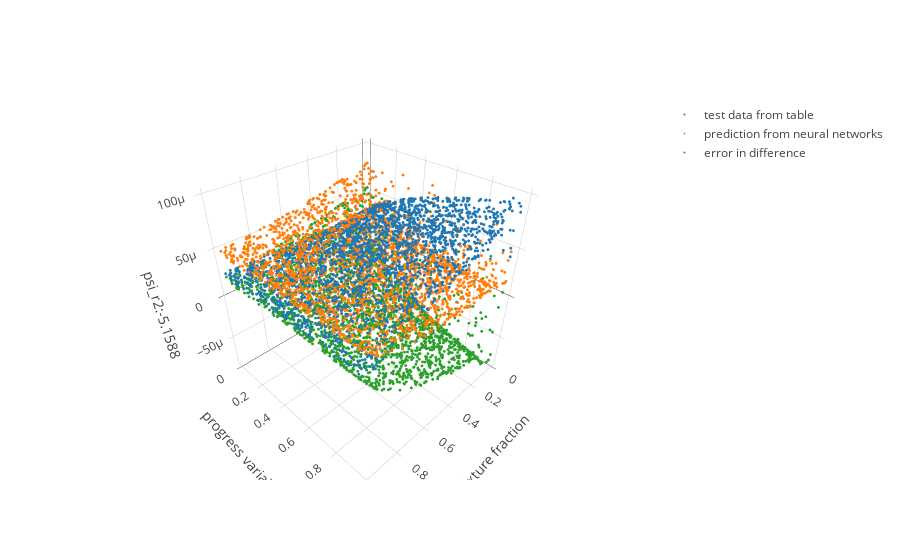

Notebook code cell kept with this figure:
### Code cell
#@title Default title text
# species = np.random.choice(labels)
species = 'psi' #@param {type:"string"}
z_level =  0 #@param {type:"integer"}

# configure_plotly_browser_state()
# init_notebook_mode(connected=False)

from sklearn.metrics import r2_score


df_t=df_test[df_test['zeta']==zeta_level[z_level]].sample(frac=1)
# df_p=df_pred.loc[df_pred['zeta']==zeta_level[1]].sample(frac=0.1)
df_p=df_pred.loc[df_t.index]
error=df_p[species]-df_t[species]
r2=round(r2_score(df_p[species],df_t[species]),4)

print(species,'r2:',r2,'max:',df_t[species].max())

fig_db = {
    'data': [       
        {'name':'test data from table',
         'x': df_t['f'],
         'y': df_t['pv'],
         'z': df_t[species],
         'type':'scatter3d', 
        'mode': 'markers',
          'marker':{
              'size':1
          }
        },
        {'name':'prediction from neural networks',
         'x': df_p['f'],
         'y': df_p['pv'],
         'z': df_p[species],
         'type':'scatter3d', 
        'mode': 'markers',
          'marker':{
              'size':1
          },
        },
        {'name':'error in difference',
         'x': df_p['f'],
         'y': df_p['pv'],
         'z': error,
         'type':'scatter3d', 
         'mode': 'markers',
          'marker':{
              'size':1
          },
         }       
    ],
    'layout': {
        'scene':{
            'xaxis': {'title':'mixture fraction'},
            'yaxis': {'title':'progress variable'},
            'zaxis': {'title': species+'_r2:'+str(r2)}
                 }
    }
}
# iplot(fig_db, filename='multiple-scatter')
iplot(fig_db)

### Figure 1 — Plotly figure (JSON) as saved in the notebook; plotly's stock layout.template omitted (floating-point values rounded to 4 significant figures; data arrays with more than 128 entries replaced by an {"elided": "..."} marker saying what was removed)
{"data": [{"marker": {"size": 1}, "mode": "markers", "name": "test data from table", "type": "scatter3d", "uid": "65ab5b3e-8964-4407-a4e0-0b48609cc441", "x": {"elided": "2534 float values"}, "y": {"elided": "2534 float values"}, "z": {"elided": "2534 float values"}}, {"marker": {"size": 1}, "mode": "markers", "name": "prediction from neural networks", "type": "scatter3d", "uid": "bd7ae655-f022-47c3-ba3b-23b415a3d81b", "x": {"elided": "2534 float values"}, "y": {"elided": "2534 float values"}, "z": {"elided": "2534 float values"}}, {"marker": {"size": 1}, "mode": "markers", "name": "error in difference", "type": "scatter3d", "uid": "91411661-d2de-4a6b-927f-60bf1e68bd0e", "x": {"elided": "2534 float values"}, "y": {"elided": "2534 float values"}, "z": {"elided": "2534 float values"}}], "layout": {"autosize": true, "scene": {"aspectmode": "auto", "aspectratio": {"x": 1, "y": 1, "z": 1}, "xaxis": {"title": {"text": "mixture fraction"}, "type": "linear"}, "yaxis": {"title": {"text": "progress variable"}, "type": "linear"}, "zaxis": {"title": {"text": "psi_r2:-5.1588"}, "type": "linear"}}}}
